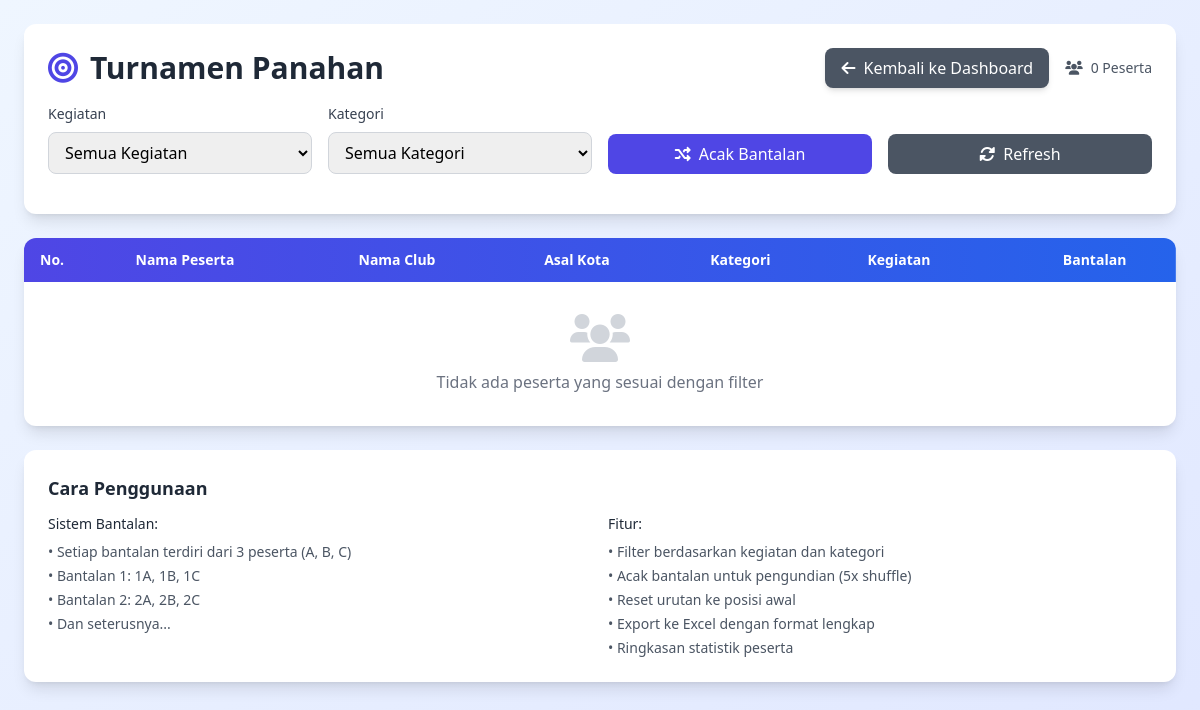
Page /pertandingan.view.php on the earlier database version.
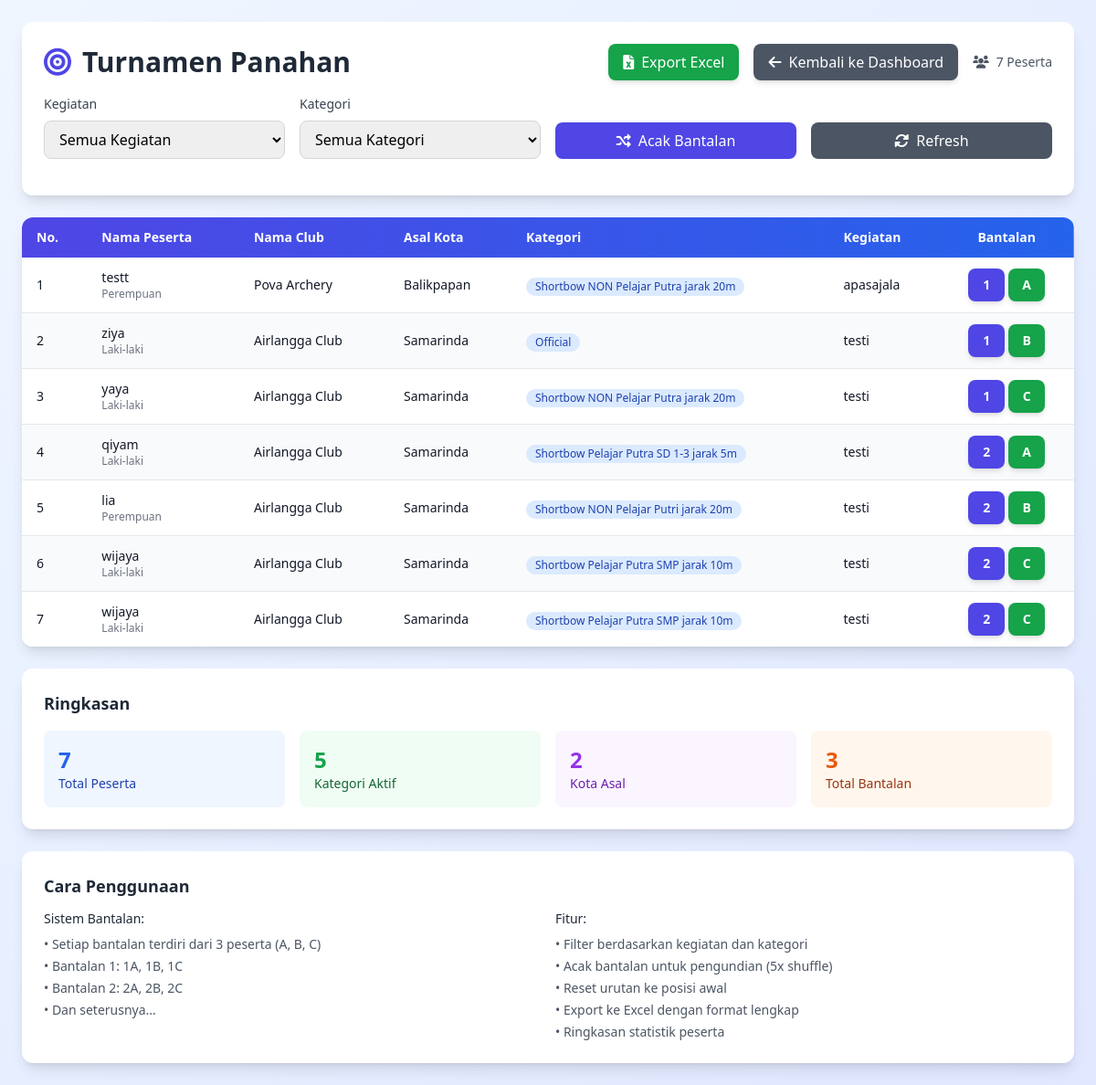
Same page on the later database version.
### tables this page shows
CREATE TABLE `peserta` (
  `id` int NOT NULL,
  `nama_peserta` varchar(100) NOT NULL,
  `tanggal_lahir` date NOT NULL,
  `jenis_kelamin` enum('Laki-laki','Perempuan') NOT NULL,
  `asal_kota` varchar(100) DEFAULT NULL,
  `nama_club` varchar(100) DEFAULT NULL,
  `sekolah` varchar(100) DEFAULT NULL,
  `kelas` varchar(50) DEFAULT NULL,
  `nomor_hp` varchar(20) DEFAULT NULL,
  `category_id` int DEFAULT NULL,
  `kegiatan_id` int DEFAULT NULL
);

### pertandingan.view.php (the view, shortened to what the changed rows need)
<?php
include 'panggil.php';
$db = isset($conn) ? $conn : $connection;
$pesertaData = [];
$categoriesData = [];
$kegiatanData = [];
try {
    $query = "SELECT * FROM peserta WHERE category_id IS NOT NULL AND kegiatan_id IS NOT NULL";
    $result = mysqli_query($db, $query);
    while ($row = mysqli_fetch_assoc($result)) {
        $pesertaData[] = $row;
    }
    $query = "SELECT * FROM categories";
    $result = mysqli_query($db, $query);
    while ($row = mysqli_fetch_assoc($result)) {
        $categoriesData[$row['id']] = $row['nama_kategori'] ?? $row['name'] ?? "Kategori {$row['id']}";
    }
    $query = "SELECT * FROM kegiatan";
    $result = mysqli_query($db, $query);
    while ($row = mysqli_fetch_assoc($result)) {
        $kegiatanData[$row['id']] = $row['nama_kegiatan'] ?? $row['name'] ?? "Kegiatan {$row['id']}";
    }
} catch(Exception $e) {
    die("Database Error: " . $e->getMessage());
}
$filteredParticipants = $pesertaData;
$filteredParticipants = array_values($filteredParticipants);
?>
<!DOCTYPE html>
<html lang="id">
<head>
    <script src="https://cdn.tailwindcss.com"></script>
    <link href="https://cdnjs.cloudflare.com/ajax/libs/font-awesome/6.0.0/css/all.min.css" rel="stylesheet">
</head>
<body class="min-h-screen bg-gradient-to-br from-blue-50 to-indigo-100">
    <div class="p-6">
        <div class="max-w-7xl mx-auto">
            <div class="bg-white rounded-xl shadow-lg p-6 mb-6">
                <div class="flex items-center justify-between mb-4">
                    <div class="flex items-center space-x-3">
                        <h1 class="text-3xl font-bold text-gray-800">Turnamen Panahan</h1>
                    </div>
                    <div class="flex items-center space-x-4">
                        <?php if (count($filteredParticipants) > 0): ?>
                        <form method="POST" style="display: inline;">
                            <button type="submit" name="export_excel" class="bg-green-600 hover:bg-green-700 text-white font-medium py-2 px-4 rounded-lg transition-colors duration-200 flex items-center space-x-2 shadow-md hover:shadow-lg">
                                <i class="fas fa-file-excel"></i>
                                <span>Export Excel</span>
                            </button>
                        </form>
                        <?php endif; ?>
                        <div class="flex items-center space-x-2 text-sm text-gray-600">
                            <i class="fas fa-users"></i>
                            <span><?php echo count($filteredParticipants); ?> Peserta</span>
                        </div>
                    </div>
                </div>
            </div>
            <div class="bg-white rounded-xl shadow-lg overflow-hidden">
                <div class="overflow-x-auto">
                    <table class="w-full">
                        <thead class="bg-gradient-to-r from-indigo-600 to-blue-600 text-white">
                            <tr>
                                <th class="px-4 py-3 text-left text-sm font-semibold">No.</th>
                                <th class="px-4 py-3 text-left text-sm font-semibold">Nama Peserta</th>
                                <th class="px-4 py-3 text-left text-sm font-semibold">Nama Club</th>
                                <th class="px-4 py-3 text-left text-sm font-semibold">Asal Kota</th>
                                <th class="px-4 py-3 text-left text-sm font-semibold">Kategori</th>
                                <th class="px-4 py-3 text-left text-sm font-semibold">Kegiatan</th>
                                <th class="px-4 py-3 text-center text-sm font-semibold">Bantalan</th>
                            </tr>
                        </thead>
                        <tbody class="divide-y divide-gray-200">
                            <?php if (count($filteredParticipants) > 0): ?>
                                <?php foreach ($filteredParticipants as $index => $participant): ?>
                                    <tr class="<?php echo $index % 2 === 0 ? 'bg-white hover:bg-gray-50' : 'bg-gray-50 hover:bg-gray-100'; ?>">
                                        <td class="px-4 py-3 text-sm text-gray-900"><?php echo $index + 1; ?></td>
                                        <td class="px-4 py-3">
                                            <div class="text-sm font-medium text-gray-900"><?php echo htmlspecialchars($participant['nama_peserta'] ?? ''); ?></div>
                                            <div class="text-xs text-gray-500"><?php echo htmlspecialchars($participant['jenis_kelamin'] ?? ''); ?></div>
                                        </td>
                                        <td class="px-4 py-3 text-sm text-gray-900"><?php echo htmlspecialchars($participant['nama_club'] ?? ''); ?></td>
                                        <td class="px-4 py-3 text-sm text-gray-900"><?php echo htmlspecialchars($participant['asal_kota'] ?? ''); ?></td>
                                        <td class="px-4 py-3">
                                            <span class="inline-flex items-center px-2.5 py-0.5 rounded-full text-xs font-medium bg-blue-100 text-blue-800">
                                                <?php echo htmlspecialchars($categoriesData[$participant['category_id']] ?? "Kategori {$participant['category_id']}"); ?>
                                            </span>
                                        </td>
                                        <td class="px-4 py-3 text-sm text-gray-900">
                                            <?php echo htmlspecialchars($kegiatanData[$participant['kegiatan_id']] ?? "Kegiatan {$participant['kegiatan_id']}"); ?>
                                        </td>
                                        <td class="px-4 py-3">
                                            <div class="flex items-center justify-center space-x-1">
                                                <span class="bg-indigo-600 text-white text-sm font-bold px-3 py-2 rounded-lg shadow-md min-w-[40px] text-center">
                                                    <?php echo $participant['randomNumber']; ?>
                                                </span>
                                                <span class="bg-green-600 text-white text-sm font-bold px-3 py-2 rounded-lg shadow-md min-w-[40px] text-center">
                                                    <?php echo $participant['randomLetter']; ?>
                                                </span>
                                            </div>
                                        </td>
                                    </tr>
                                <?php endforeach; ?>
                            <?php else: ?>
                                <tr>
                                    <td colspan="7" class="px-4 py-8 text-center text-gray-500">
                                        <div class="flex flex-col items-center space-y-2">
                                            <i class="fas fa-users text-gray-300 text-5xl"></i>
                                            <span>Tidak ada peserta yang sesuai dengan filter</span>
                                        </div>
                                    </td>
                                </tr>
                            <?php endif; ?>
                        </tbody>
                    </table>
                </div>
            </div>
            <?php if (count($filteredParticipants) > 0): ?>
                <div class="bg-white rounded-xl shadow-lg p-6 mt-6">
                    <h3 class="text-lg font-semibold text-gray-800 mb-4">Ringkasan</h3>
                    <div class="grid grid-cols-1 md:grid-cols-4 gap-4">
                        <div class="bg-blue-50 rounded-lg p-4">
                            <div class="text-2xl font-bold text-blue-600"><?php echo count($filteredParticipants); ?></div>
                            <div class="text-sm text-blue-800">Total Peserta</div>
                        </div>
                        <div class="bg-green-50 rounded-lg p-4">
                            <div class="text-2xl font-bold text-green-600">
                                <?php echo count(array_unique(array_column($filteredParticipants, 'category_id'))); ?>
                            </div>
                            <div class="text-sm text-green-800">Kategori Aktif</div>
                        </div>
                        <div class="bg-purple-50 rounded-lg p-4">
                            <div class="text-2xl font-bold text-purple-600">
                                <?php echo count(array_unique(array_column($filteredParticipants, 'asal_kota'))); ?>
                            </div>
                            <div class="text-sm text-purple-800">Kota Asal</div>
                        </div>
                        <div class="bg-orange-50 rounded-lg p-4">
                            <div class="text-2xl font-bold text-orange-600">
                                <?php echo ceil(count($filteredParticipants) / 3); ?>
                            </div>
                            <div class="text-sm text-orange-800">Total Bantalan</div>
                        </div>
                    </div>
                </div>
            <?php endif; ?>
        </div>
    </div>
</body>
</html>

Differences in the rows shown:
now on this page (row edited): peserta: nama_peserta "testt", jenis_kelamin "Perempuan", nama_club "Pova Archery", asal_kota "Balikpapan", category "Shortbow NON Pelajar Putra jarak 20m", kegiatan "apasajala", kegiatan "1", randomLetter "A"
now on this page (row edited): peserta: nama_peserta "ziya", jenis_kelamin "Laki-laki", nama_club "Airlangga Club", asal_kota "Samarinda", category "Official", kegiatan "testi", category "1", randomLetter "B"
now on this page (row edited): peserta: nama_peserta "yaya", jenis_kelamin "Laki-laki", nama_club "Airlangga Club", asal_kota "Samarinda", category "Shortbow NON Pelajar Putra jarak 20m", kegiatan "testi", randomNumber "1", randomLetter "C"
now on this page (row edited): peserta: nama_peserta "qiyam", jenis_kelamin "Laki-laki", nama_club "Airlangga Club", asal_kota "Samarinda", category "Shortbow Pelajar Putra SD 1-3 jarak 5m", kegiatan "testi", randomNumber "2", randomLetter "A"
now on this page (row edited): peserta: nama_peserta "lia", jenis_kelamin "Perempuan", nama_club "Airlangga Club", asal_kota "Samarinda", category "Shortbow NON Pelajar Putri jarak 20m", kegiatan "testi", randomNumber "2", randomLetter "B"
now on this page (row edited): peserta: nama_peserta "wijaya", jenis_kelamin "Laki-laki", nama_club "Airlangga Club", asal_kota "Samarinda", category "Shortbow Pelajar Putra SMP jarak 10m", kegiatan "testi", randomNumber "2", randomLetter "C"
Other differences:
count($filteredParticipants): "0" → "7"
count($filteredParticipants): (not shown) → "7"
count(array_unique(array_column($filteredParticipants, 'asal_kota'))): (not shown) → "2"
ceil(count($filteredParticipants) / 3): (not shown) → "3"
text no longer shown: "Tidak ada peserta yang sesuai dengan filter"
text now shown: "Export Excel Ringkasan Total Peserta 5 Kategori Aktif Kota Asal Total Bantalan"
